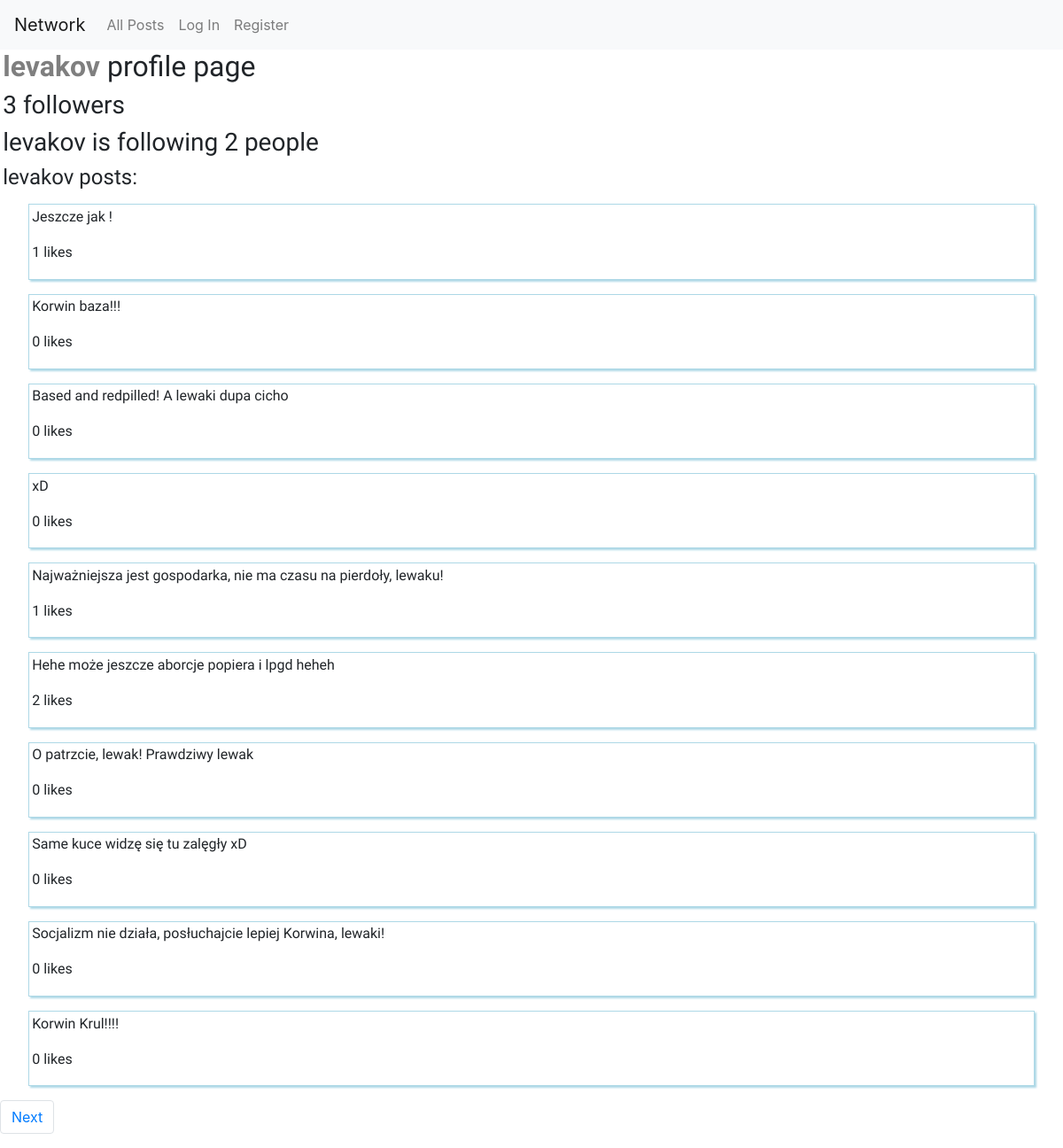
The app's page /profile/1 with its own data.
### network/models.py (models this page shows, shortened)
class User(AbstractUser):
    followers = models.ManyToManyField('self', symmetrical=False)

class Post(models.Model):
    author = models.ForeignKey(User, on_delete=models.CASCADE, related_name="author")
    content = models.CharField(max_length=8900)
    liked_by = models.ManyToManyField(User, blank=True, related_name="liked_by")

### network/views.py (the view)
# urls.py: path("profile/<int:id>", views.profile, name="profile"),
def profile(request, id):
    if id is None:
        return HttpResponseRedirect(reverse("index"))
    profile_user = User.objects.get(id=id)
    user_name = request.user.username
    page_num = request.GET.get('page', 1)
    if user_name:
        logged_user = User.objects.get(username=user_name)
        page = utils.get_posts(page_num, user_name, profile_user)
    else:
        page = utils.get_posts(page_num=page_num, profile=profile_user)
        logged_user = False
    followers = profile_user.followers.all().count()
    following = User.objects.filter(followers=profile_user).count()
    if (logged_user and (logged_user in profile_user.followers.all())):
        is_followed = True
    else:
        is_followed = False
    return render(request, "network/profile.html", {
        "profile": profile_user,
        "posts": page,
        "followers": followers,
        "following": following,
        "is_followed": is_followed
    })

### network/utils.py (called while the page is built)
def get_posts(page_num, logged_user=None, profile=None):
    posts =[]
    if profile is None:
        posts_query = Post.objects.all()
        posts = list(reversed(posts_query))
    elif type(profile) is User:
        posts_query = Post.objects.filter(author=profile)
        posts = list(reversed(posts_query))
    else:
        for followed in profile:
            posts_query = Post.objects.filter(author=followed)
            posts += list(reversed(posts_query))
    postsPag = Paginator(posts, 10)
    page = postsPag.page(page_num)
    for post in page:
        if(logged_user):
            is_liked = post.liked_by.filter(username = logged_user).exists()
            post.is_liked = is_liked
        likes = post.liked_by.all()
        post.likes = len(likes)
    return page

### network/templates/network/profile.html (shortened to what this page needs)
{% extends "network/layout.html" %}
{% block body %}
    <h2 class="profile"><strong>{{profile}}</strong> profile page</h2>
    <h3 class="profile">{{followers}} followers</h3>
    <h3 class="profile">{{profile}} is following {{following}} people</h3>
    <h4 class="profile">{{profile}} posts:</h4>
    <section class="posts">
        {% for post in posts %}
            <div class='post-container'>
                <p class="text">{{ post.content }}</p>
                <p class="text">{{ post.likes }} likes</p>
            </div>
        {% endfor %}
    </section>
    <ul class="pagination">
        {% if posts.has_next %}
            <li class="page-item"><a class="page-link" href="?page={{ posts.next_page_number }}">Next</a></li>
        {% endif %}
    </ul>
{% endblock %}

### network/static/network/styles.css (style rules this page uses)
.post-container { border: 0.25px solid lightblue; box-shadow: 2px 2px 2px lightblue; margin: 1rem 2rem; padding: 0.1rem 0.2rem; }
.profile { margin-left: 0.2rem; font-family: 'Josefin Sans', sans-serif; font-weight: 400; }
.profile strong { color: rgba(0,0,0,.5); }
.text { font-family: 'Dancing Script', cursive; }

### records on screen
User: username "levakov"
Post: content "Jeszcze jak !", likes "1"
Post: content "Korwin baza!!!", likes "0"
Post: content "Based and redpilled! A lewaki dupa cicho", likes "0"
Post: content "xD", likes "0"
Post: content "Najważniejsza jest gospodarka, nie ma czasu na pierdoły, lewaku!", likes "1"
Post: content "Hehe może jeszcze aborcje popiera i lpgd heheh", likes "2"
Post: content "O patrzcie, lewak! Prawdziwy lewak", likes "0"
Post: content "Same kuce widzę się tu zalęgły xD", likes "0"
Post: content "Socjalizm nie działa, posłuchajcie lepiej Korwina, lewaki!", likes "0"
Post: content "Korwin Krul!!!!", likes "0"

### other values on screen
{{ followers }} "3"
{{ following }} "2"
